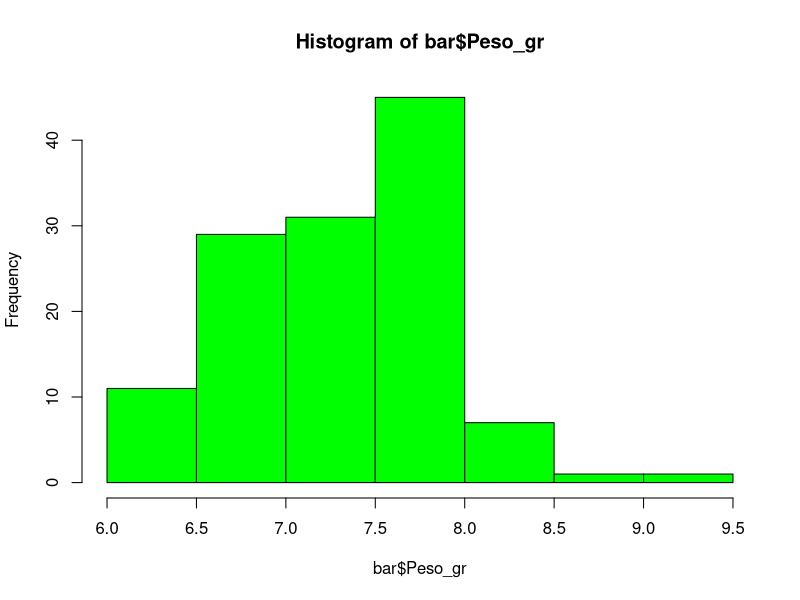
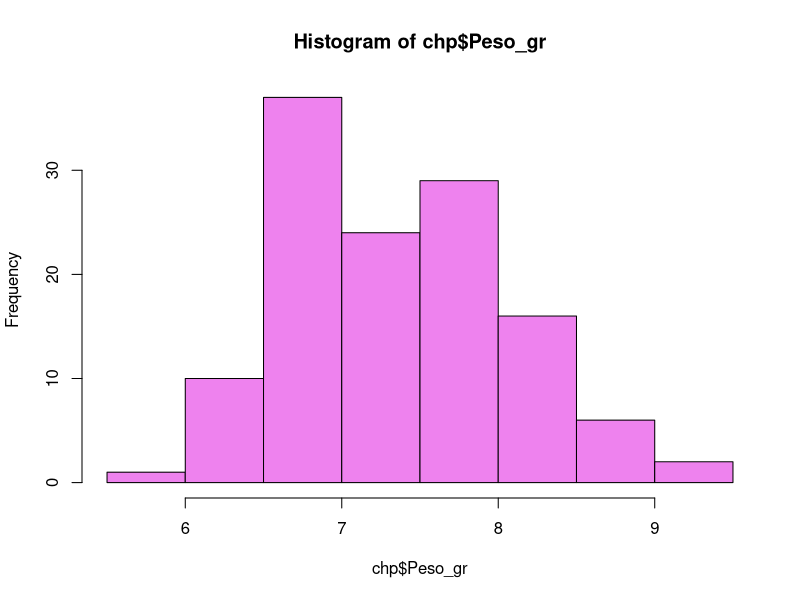
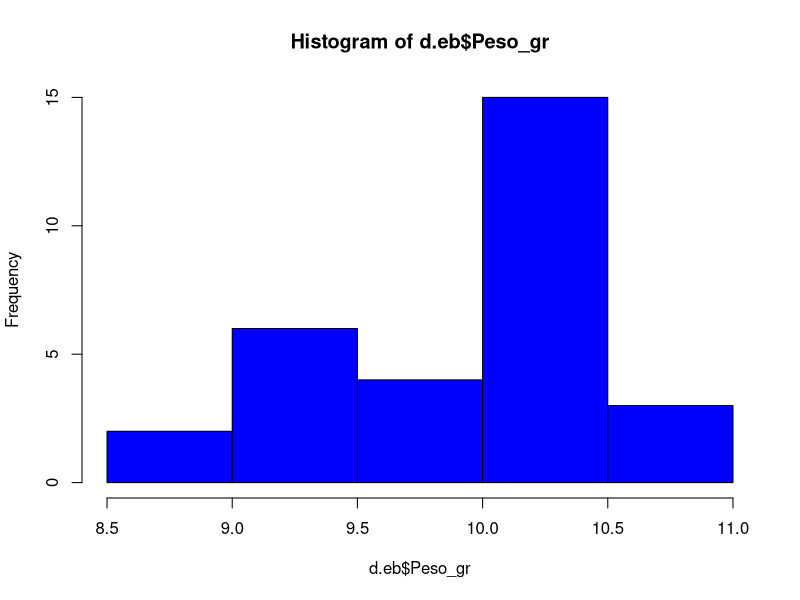
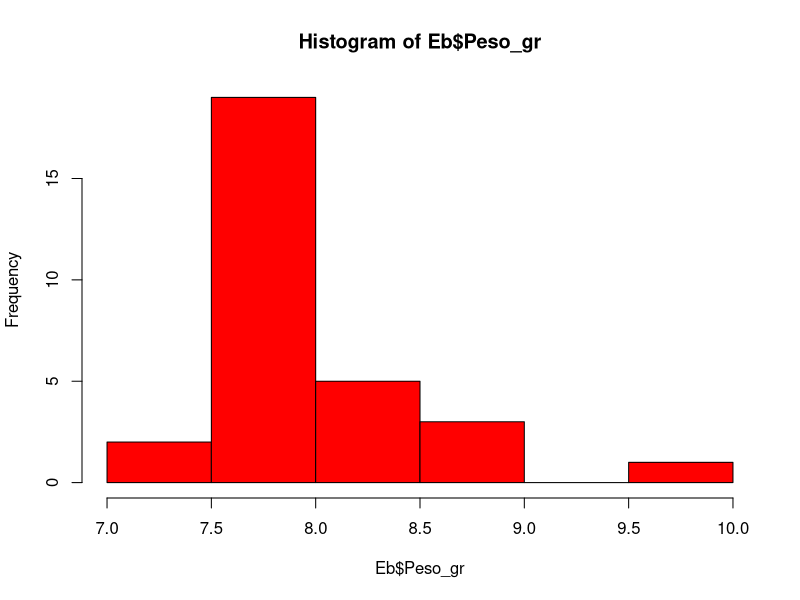
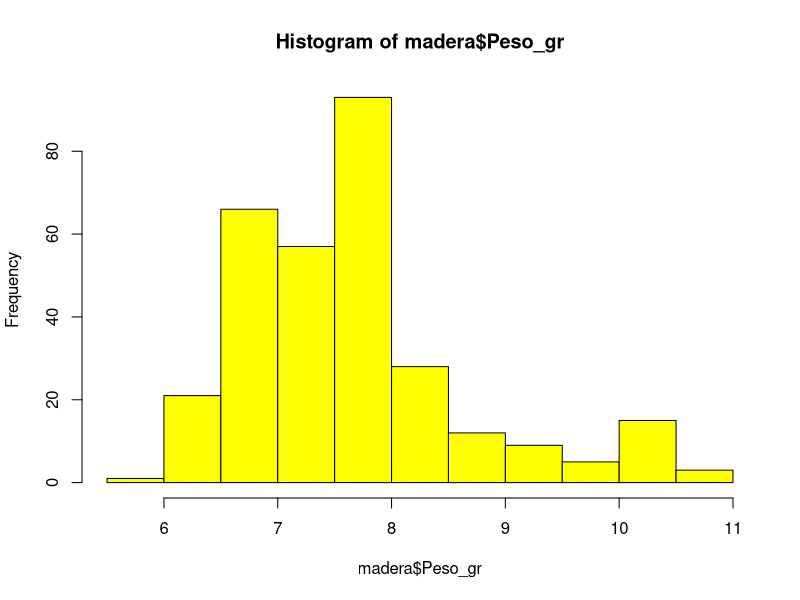
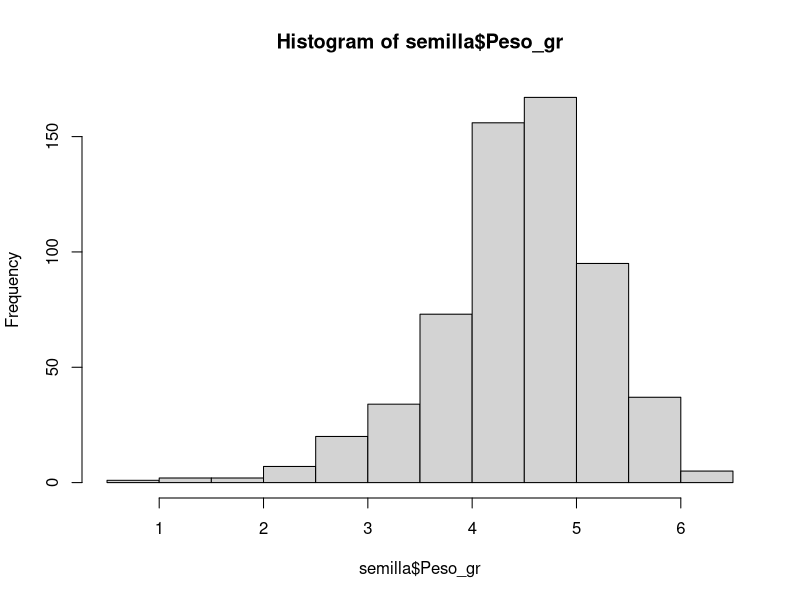

Write the R code that produced these figures, in order. (Note: this script raises an error after producing the figures.)
# Amanda
# Semana 9
# 16/03/2022
# Revisar datos peso madera 2x2x2
# BD madera
#PRUEBAS DE NORMALIDAD

# Distribución en una sola cola en la gráfica, cuando solo se quiere saber si hay diferencias
# dos colas en la gráfica y alfa= +/-0.025, aqui se especifica si hay una diferencia (< , >)

# Datos paramétricos (valores arriba de 0.05)
# normalidad <- shapiro.test 
# datos homogéneos

madera <- read.csv("BD.est.madera2x2.csv", header = T)

library(dplyr)

# Sp: Barreta
bar <- madera %>%
  filter(Sp=="Bar")
shapiro.test(bar$Peso_gr)
hist(bar$Peso_gr, col = "green")

chp <- madera %>%
  filter(Sp=="Chp")
shapiro.test(chp$Peso_gr)
hist(chp$Peso_gr, col = "violet")

d.eb <- madera %>%
  filter(Sp=="D. Ebano")
hist(d.eb$Peso_gr, col = "blue")
shapiro.test(d.eb$Peso_gr)

Eb <- madera %>%
  filter(Sp=="Ebano")
hist(Eb$Peso_gr, col = "red")
shapiro.test(Eb$Peso_gr)

hist(madera$Peso_gr, col = "yellow")
shapiro.test(madera$Peso_gr)

semilla <- read.csv("BaseDeDatos_estadistica.csv", header = T)
hist(semilla$Peso_gr)
shapiro.test(semilla$Peso_gr)

semilla$Cond <- as.factor(semilla$Cond)

pobre <- semilla %>%
  filter(Cond=="Pobre")
hist(pobre$Peso_gr, col = "pink")
shapiro.test(pobre$Peso_gr)

Q1 <- semilla %>%
  filter(Cond=="Q1")
hist(Q1$Peso_gr, col = "lightblue")
shapiro.test(Q1$Peso_gr)

Q2 <- semilla %>%
  filter(Cond=="Q2")
hist(Q2$Peso_gr, col = "lightyellow")
shapiro.test(Q2$Peso_gr)

Q3 <- semilla %>%
  filter(Cond=="Q3")
hist(Q3$Peso_gr, col = "lightpink")
shapiro.test(Q3$Peso_gr)

Q4 <- semilla %>%
  filter(Cond=="Q4")
hist(Q4$Peso_gr)
shapiro.test(Q4$Peso_gr)


hist(semilla$Longitud_mm)
hist(semilla$Diametro_mm)
shapiro.test(semilla$Longitud_mm)
shapiro.test(semilla$Diametro_mm)
boxplot(semilla$Longitud_mm)
boxplot(semilla$Diametro_mm)
